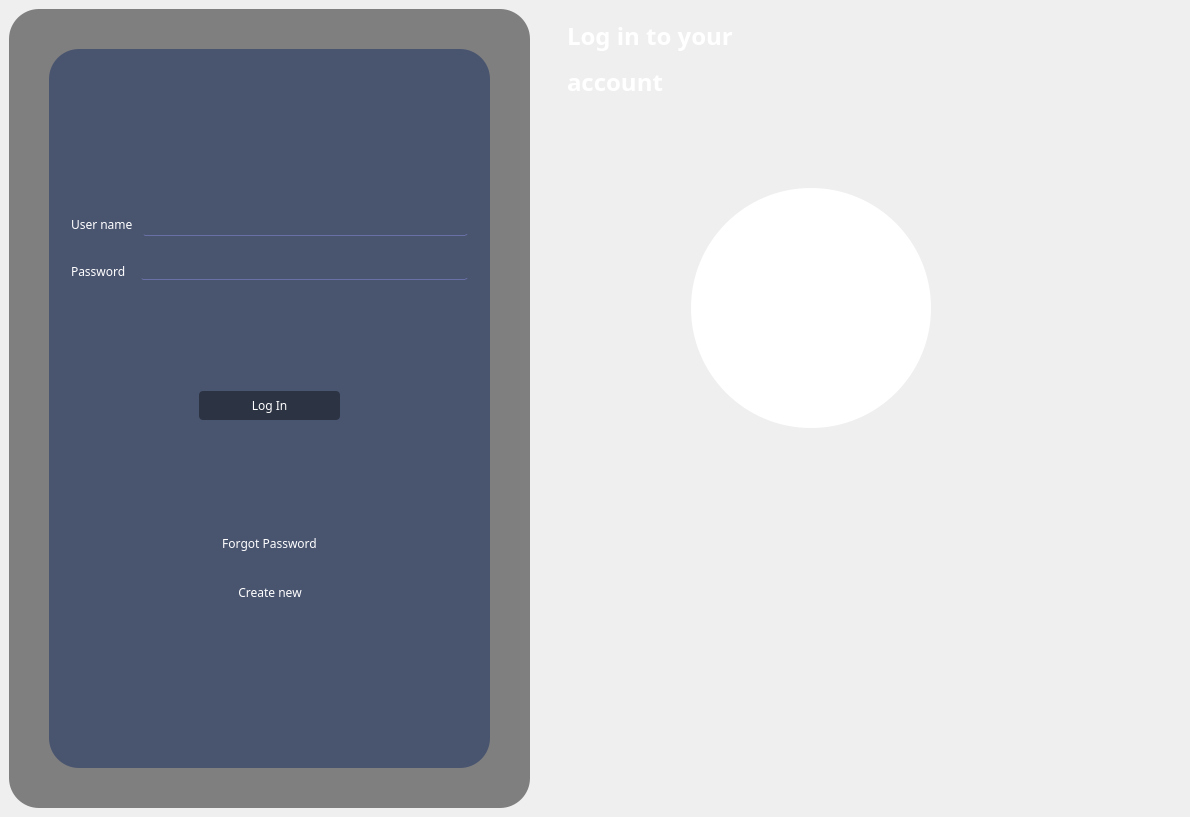
<?xml version="1.0" encoding="UTF-8"?>
<ui version="4.0">
 <class>MainWindow</class>
 <widget class="QMainWindow" name="MainWindow">
  <property name="geometry">
   <rect>
    <x>0</x>
    <y>0</y>
    <width>1190</width>
    <height>817</height>
   </rect>
  </property>
  <property name="minimumSize">
   <size>
    <width>0</width>
    <height>817</height>
   </size>
  </property>
  <property name="windowTitle">
   <string>MainWindow</string>
  </property>
  <property name="styleSheet">
   <string notr="true">#centralwidget{

border-image: url(:/images/images/alexander-grey-eRqhocTrSdU-unsplash.jpg);
}</string>
  </property>
  <widget class="QWidget" name="centralwidget">
   <layout class="QHBoxLayout" name="horizontalLayout_3">
    <item>
     <layout class="QHBoxLayout" name="horizontalLayout">
      <property name="spacing">
       <number>24</number>
      </property>
      <item>
       <widget class="QWidget" name="widget" native="true">
        <property name="maximumSize">
         <size>
          <width>553</width>
          <height>16777215</height>
         </size>
        </property>
        <property name="styleSheet">
         <string notr="true">#widget{
background-color: rgba(0,0,0,120);
border-radius:30px;

}
QPushButton{
background-color:rgba(0,0,0,100);
color:#fff;
border-radius:4px;
padding:3px}
QPushButton:hover{
color:rgb(35, 197, 255);
background-color: rgba(0, 0, 0,200);
}
QLineEdit{
background-color:transparent;
border-radius:3px;
padding-left: 10px;
border:1px solid;
border-color:transparent;
border-bottom-color:rgb(104, 112, 166);
color:#fff;
}</string>
        </property>
        <layout class="QHBoxLayout" name="horizontalLayout_9">
         <property name="leftMargin">
          <number>40</number>
         </property>
         <property name="topMargin">
          <number>40</number>
         </property>
         <property name="rightMargin">
          <number>40</number>
         </property>
         <property name="bottomMargin">
          <number>40</number>
         </property>
         <item>
          <widget class="QWidget" name="widget_4" native="true">
           <property name="styleSheet">
            <string notr="true">#widget_4{
background-color: rgba(42, 59, 102,160);
border-radius:30px;}</string>
           </property>
           <layout class="QVBoxLayout" name="verticalLayout_2">
            <property name="spacing">
             <number>26</number>
            </property>
            <item>
             <layout class="QVBoxLayout" name="verticalLayout">
              <item>
               <layout class="QHBoxLayout" name="horizontalLayout_11">
                <property name="spacing">
                 <number>10</number>
                </property>
                <property name="leftMargin">
                 <number>13</number>
                </property>
                <property name="rightMargin">
                 <number>13</number>
                </property>
                <item>
                 <widget class="QLabel" name="Usernamelabel_2">
                  <property name="font">
                   <font>
                    <family>Century Gothic</family>
                    <pointsize>9</pointsize>
                    <weight>50</weight>
                    <italic>false</italic>
                    <bold>false</bold>
                   </font>
                  </property>
                  <property name="styleSheet">
                   <string notr="true">color:#fff;
background-color:transparent;</string>
                  </property>
                  <property name="text">
                   <string>User name</string>
                  </property>
                 </widget>
                </item>
                <item>
                 <widget class="QLineEdit" name="NameEntry_2">
                  <property name="minimumSize">
                   <size>
                    <width>302</width>
                    <height>23</height>
                   </size>
                  </property>
                  <property name="styleSheet">
                   <string notr="true"/>
                  </property>
                  <property name="cursorPosition">
                   <number>0</number>
                  </property>
                 </widget>
                </item>
               </layout>
              </item>
              <item>
               <layout class="QHBoxLayout" name="horizontalLayout_12">
                <property name="spacing">
                 <number>9</number>
                </property>
                <property name="leftMargin">
                 <number>13</number>
                </property>
                <property name="rightMargin">
                 <number>13</number>
                </property>
                <item>
                 <widget class="QLabel" name="passwordLabel_2">
                  <property name="font">
                   <font>
                    <family>Century Gothic</family>
                    <pointsize>9</pointsize>
                    <weight>50</weight>
                    <italic>false</italic>
                    <bold>false</bold>
                   </font>
                  </property>
                  <property name="styleSheet">
                   <string notr="true">color:#fff;
background-color:transparent;</string>
                  </property>
                  <property name="text">
                   <string>Password  </string>
                  </property>
                 </widget>
                </item>
                <item>
                 <widget class="QLineEdit" name="Password_Entry_2">
                  <property name="styleSheet">
                   <string notr="true"/>
                  </property>
                  <property name="cursorPosition">
                   <number>0</number>
                  </property>
                 </widget>
                </item>
               </layout>
              </item>
              <item>
               <layout class="QHBoxLayout" name="horizontalLayout_13">
                <item>
                 <spacer name="verticalSpacer_4">
                  <property name="orientation">
                   <enum>Qt::Vertical</enum>
                  </property>
                  <property name="sizeType">
                   <enum>QSizePolicy::Fixed</enum>
                  </property>
                  <property name="sizeHint" stdset="0">
                   <size>
                    <width>20</width>
                    <height>200</height>
                   </size>
                  </property>
                 </spacer>
                </item>
                <item>
                 <spacer name="horizontalSpacer_11">
                  <property name="orientation">
                   <enum>Qt::Horizontal</enum>
                  </property>
                  <property name="sizeHint" stdset="0">
                   <size>
                    <width>40</width>
                    <height>20</height>
                   </size>
                  </property>
                 </spacer>
                </item>
                <item>
                 <widget class="QPushButton" name="loginButton_2">
                  <property name="minimumSize">
                   <size>
                    <width>141</width>
                    <height>29</height>
                   </size>
                  </property>
                  <property name="font">
                   <font>
                    <family>Century Gothic</family>
                    <pointsize>9</pointsize>
                    <weight>50</weight>
                    <italic>false</italic>
                    <bold>false</bold>
                   </font>
                  </property>
                  <property name="styleSheet">
                   <string notr="true"/>
                  </property>
                  <property name="text">
                   <string>Log In</string>
                  </property>
                 </widget>
                </item>
                <item>
                 <spacer name="horizontalSpacer_12">
                  <property name="orientation">
                   <enum>Qt::Horizontal</enum>
                  </property>
                  <property name="sizeHint" stdset="0">
                   <size>
                    <width>40</width>
                    <height>20</height>
                   </size>
                  </property>
                 </spacer>
                </item>
                <item>
                 <spacer name="verticalSpacer">
                  <property name="orientation">
                   <enum>Qt::Vertical</enum>
                  </property>
                  <property name="sizeType">
                   <enum>QSizePolicy::Fixed</enum>
                  </property>
                  <property name="sizeHint" stdset="0">
                   <size>
                    <width>20</width>
                    <height>200</height>
                   </size>
                  </property>
                 </spacer>
                </item>
               </layout>
              </item>
              <item>
               <layout class="QHBoxLayout" name="horizontalLayout_14">
                <item>
                 <spacer name="horizontalSpacer_13">
                  <property name="orientation">
                   <enum>Qt::Horizontal</enum>
                  </property>
                  <property name="sizeHint" stdset="0">
                   <size>
                    <width>40</width>
                    <height>20</height>
                   </size>
                  </property>
                 </spacer>
                </item>
                <item>
                 <widget class="QPushButton" name="forgotButton_2">
                  <property name="font">
                   <font>
                    <family>Century Gothic</family>
                    <pointsize>9</pointsize>
                    <weight>50</weight>
                    <italic>false</italic>
                    <bold>false</bold>
                   </font>
                  </property>
                  <property name="styleSheet">
                   <string notr="true">#forgotButton_2{background-color:transparent;
}</string>
                  </property>
                  <property name="text">
                   <string>Forgot Password</string>
                  </property>
                 </widget>
                </item>
                <item>
                 <spacer name="horizontalSpacer_14">
                  <property name="orientation">
                   <enum>Qt::Horizontal</enum>
                  </property>
                  <property name="sizeHint" stdset="0">
                   <size>
                    <width>40</width>
                    <height>20</height>
                   </size>
                  </property>
                 </spacer>
                </item>
               </layout>
              </item>
              <item>
               <layout class="QHBoxLayout" name="horizontalLayout_15">
                <item>
                 <spacer name="horizontalSpacer_15">
                  <property name="orientation">
                   <enum>Qt::Horizontal</enum>
                  </property>
                  <property name="sizeHint" stdset="0">
                   <size>
                    <width>40</width>
                    <height>20</height>
                   </size>
                  </property>
                 </spacer>
                </item>
                <item>
                 <widget class="QPushButton" name="createButton_2">
                  <property name="minimumSize">
                   <size>
                    <width>100</width>
                    <height>20</height>
                   </size>
                  </property>
                  <property name="font">
                   <font>
                    <family>Century Gothic</family>
                    <pointsize>9</pointsize>
                    <weight>50</weight>
                    <italic>false</italic>
                    <bold>false</bold>
                   </font>
                  </property>
                  <property name="styleSheet">
                   <string notr="true">#createButton_2{
background-color:transparent;}
</string>
                  </property>
                  <property name="text">
                   <string>Create new</string>
                  </property>
                 </widget>
                </item>
                <item>
                 <spacer name="horizontalSpacer_16">
                  <property name="orientation">
                   <enum>Qt::Horizontal</enum>
                  </property>
                  <property name="sizeHint" stdset="0">
                   <size>
                    <width>40</width>
                    <height>20</height>
                   </size>
                  </property>
                 </spacer>
                </item>
               </layout>
              </item>
             </layout>
            </item>
           </layout>
          </widget>
         </item>
        </layout>
       </widget>
      </item>
      <item>
       <layout class="QVBoxLayout" name="verticalLayout_3">
        <item>
         <widget class="QLabel" name="loginlabel_2">
          <property name="minimumSize">
           <size>
            <width>80</width>
            <height>40</height>
           </size>
          </property>
          <property name="font">
           <font>
            <family>Century Gothic</family>
            <pointsize>9</pointsize>
            <weight>50</weight>
            <italic>false</italic>
            <bold>false</bold>
           </font>
          </property>
          <property name="styleSheet">
           <string notr="true">#loginlabel_2{
background-color:transparent;
color:#fff;
padding:10px;
}</string>
          </property>
          <property name="text">
           <string>&lt;html&gt;&lt;head/&gt;&lt;body&gt;&lt;p&gt;&lt;span style=&quot; font-size:18pt; font-weight:600;&quot;&gt;Log in to your &lt;/span&gt;&lt;/p&gt;&lt;p&gt;&lt;span style=&quot; font-size:18pt; font-weight:600;&quot;&gt;account&lt;/span&gt;&lt;/p&gt;&lt;/body&gt;&lt;/html&gt;</string>
          </property>
         </widget>
        </item>
        <item>
         <widget class="QWidget" name="widget_2" native="true">
          <property name="styleSheet">
           <string notr="true"/>
          </property>
          <layout class="QVBoxLayout" name="verticalLayout_5">
           <property name="topMargin">
            <number>31</number>
           </property>
           <item>
            <layout class="QHBoxLayout" name="horizontalLayout_2">
             <property name="spacing">
              <number>0</number>
             </property>
             <property name="leftMargin">
              <number>128</number>
             </property>
             <property name="topMargin">
              <number>24</number>
             </property>
             <item alignment="Qt::AlignBottom">
              <widget class="QFrame" name="frame">
               <property name="minimumSize">
                <size>
                 <width>240</width>
                 <height>240</height>
                </size>
               </property>
               <property name="styleSheet">
                <string notr="true">background-color:rgb(255, 255, 255);
border-radius:120px;
border-image: url(:/images/images/iconimage-removebg-preview.png);</string>
               </property>
               <property name="frameShape">
                <enum>QFrame::StyledPanel</enum>
               </property>
               <property name="frameShadow">
                <enum>QFrame::Raised</enum>
               </property>
              </widget>
             </item>
             <item>
              <spacer name="horizontalSpacer">
               <property name="minimumSize">
                <size>
                 <width>241</width>
                 <height>23</height>
                </size>
               </property>
               <property name="orientation">
                <enum>Qt::Horizontal</enum>
               </property>
               <property name="sizeHint" stdset="0">
                <size>
                 <width>238</width>
                 <height>20</height>
                </size>
               </property>
              </spacer>
             </item>
            </layout>
           </item>
           <item>
            <spacer name="verticalSpacer_2">
             <property name="orientation">
              <enum>Qt::Vertical</enum>
             </property>
             <property name="sizeHint" stdset="0">
              <size>
               <width>20</width>
               <height>336</height>
              </size>
             </property>
            </spacer>
           </item>
          </layout>
         </widget>
        </item>
       </layout>
      </item>
     </layout>
    </item>
   </layout>
  </widget>
 </widget>
 <resources>
  <include location="imageresources.qrc"/>
 </resources>
 <connections/>
</ui>
